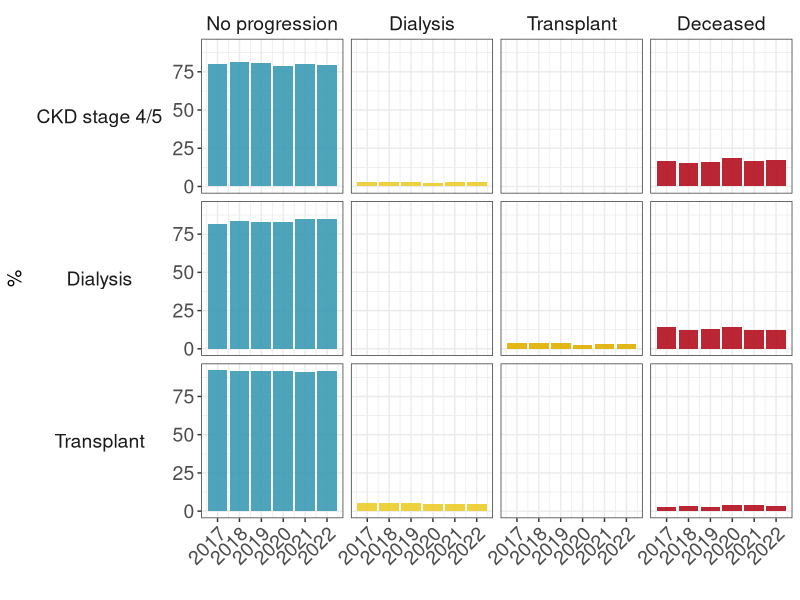
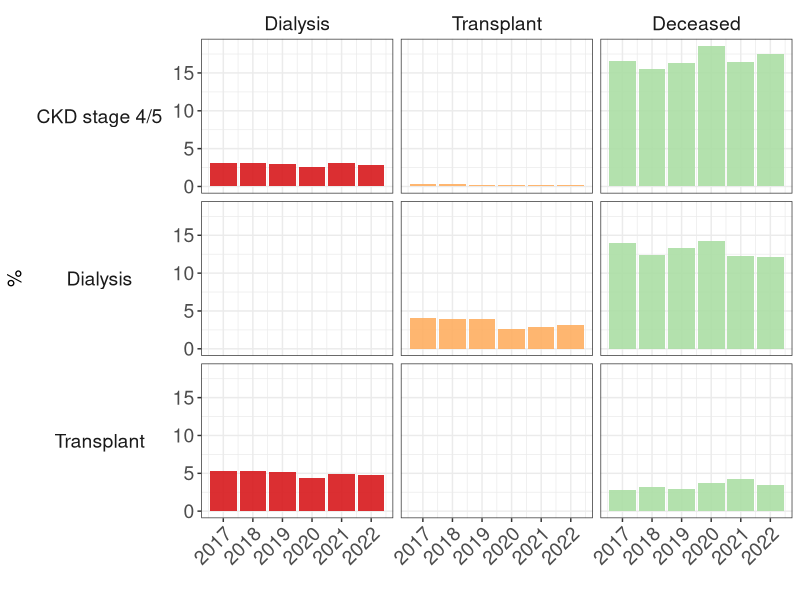
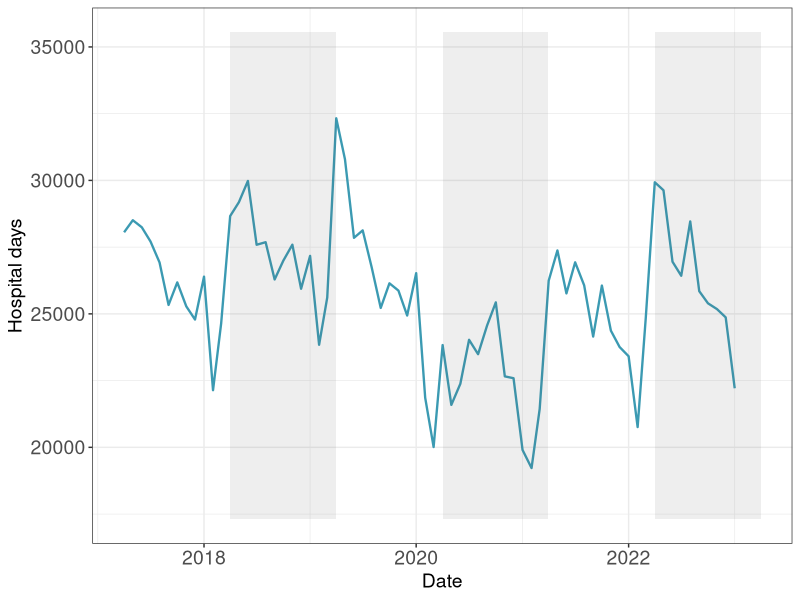
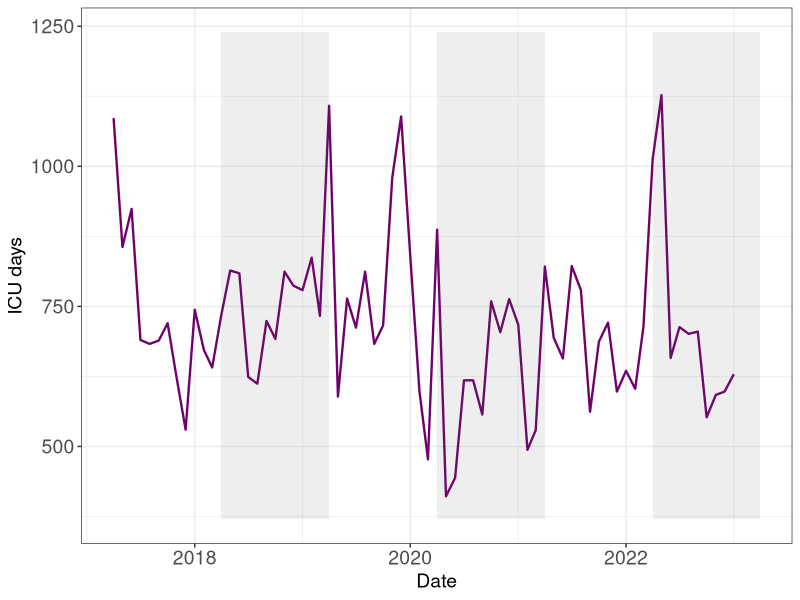
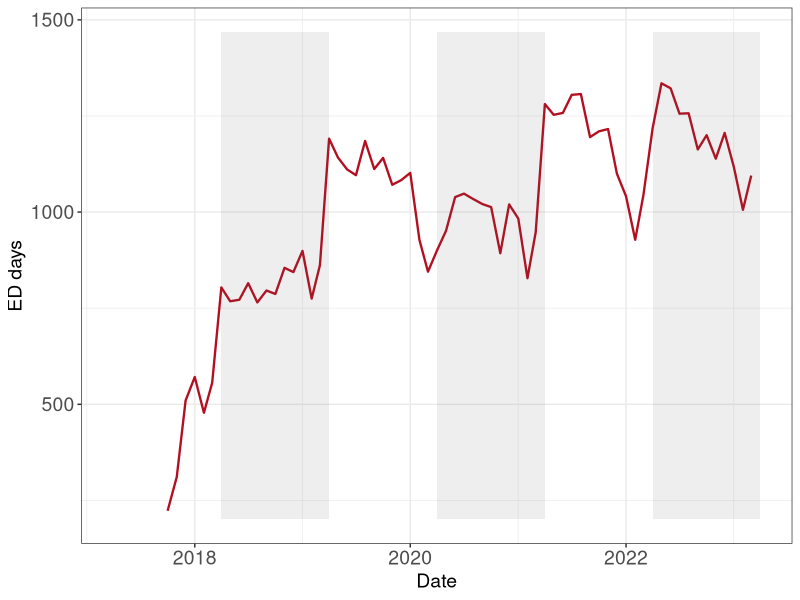
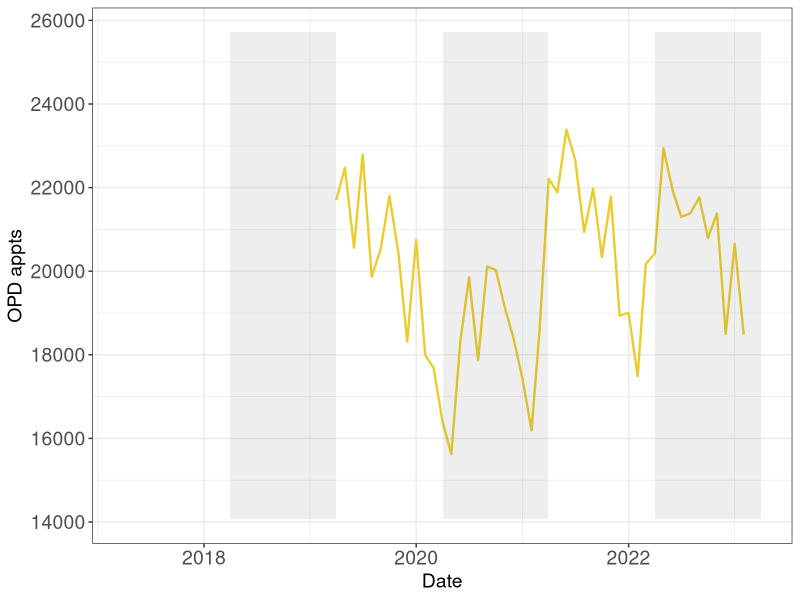
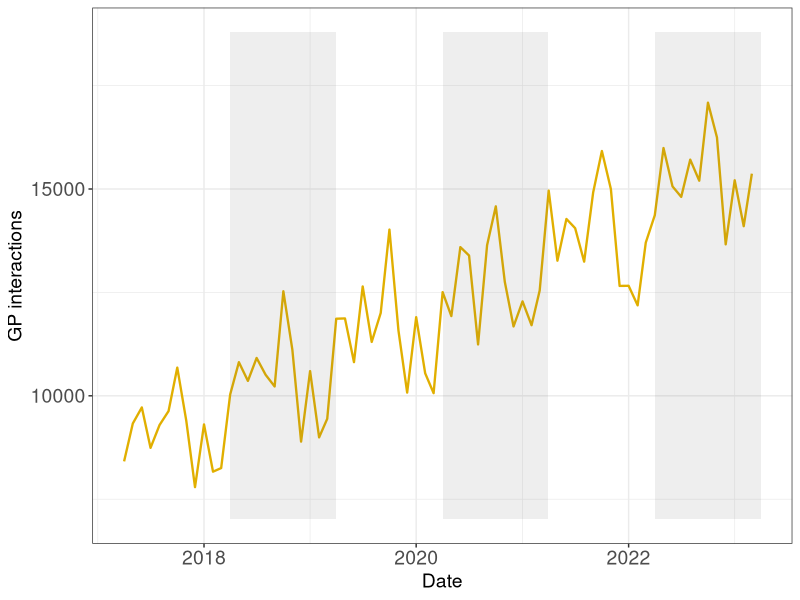
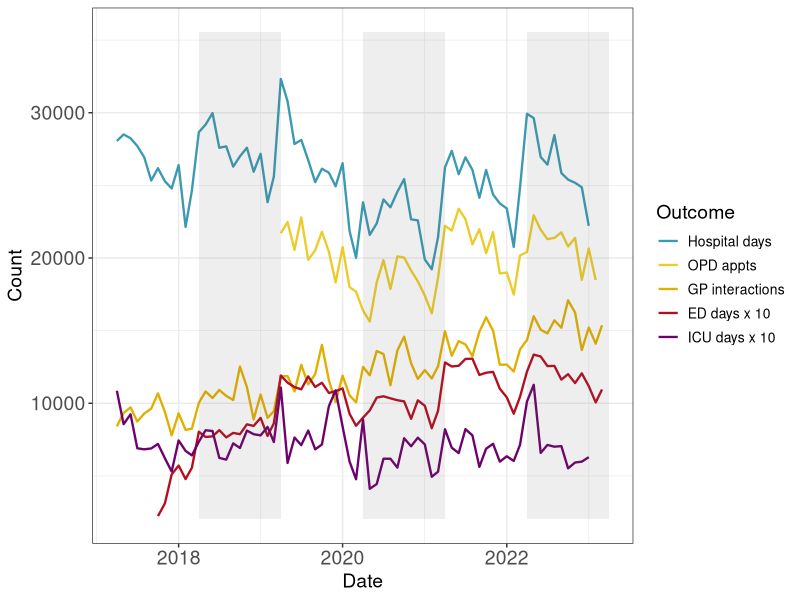

Generate these figures, in order, with R:
## ---- chunk 1
knitr::opts_chunk$set(echo = FALSE, warning = FALSE)

## Import libraries
library('tidyverse')
library('kableExtra')
library('cowplot')
library('scales')

# Read in data
setwd("C:/Users/viymah/Documents/GitHub/ckd-healthcare-use/analysis/ukka")
d = read.csv("ckd_progression_final.csv", fileEncoding="UTF-8-BOM")

# Pick out perecentages
d1 = subset(d, metric=="Percentage")

# Create stacked dataframe with 1 row per data point
d2 = rbind(
  d1 %>% mutate(count = count_2017, year = 2017),
  d1 %>% mutate(count = count_2018, year = 2018),
  d1 %>% mutate(count = count_2019, year = 2019),
  d1 %>% mutate(count = count_2020, year = 2020),
  d1 %>% mutate(count = count_2021, year = 2021),
  d1 %>% mutate(count = count_2022, year = 2022)
) %>%
  # select variables of interest
  select(start_status, end_status, count, year)

# Set factor levels for end status
d2$end_status = factor(d2$end_status, 
                       levels = c("No progression", "Dialysis", "Transplant", "Deceased"))
## ---- chunk 2
# Generate ggplot with year as x axis and % as y axis
ggplot(d2, aes(x = year, y = count, fill = end_status)) + 
   geom_bar(stat="identity", alpha=0.9) + 
   ylab("%") + xlab("") +
   # generate facets by starting status (vertical) and ending status (horizontal)
   # switch = "y" to put the strip text on left of plot
   facet_grid(start_status ~ end_status, switch = "y" ) +
   # set colours (a good resource for finding hex codes is here: https://colorbrewer2.org)
   scale_fill_manual(values = c("#3B9AB2", "#EBCC2A","#E1AF00","#B40F20")) +
   scale_x_continuous(breaks=seq(2017, 2022, by = 1)) +
   theme_bw() + 
   theme(legend.position = "none", 
         axis.text = element_text(size=14), 
         axis.title = element_text(size=14),
         strip.background = element_blank(),
         strip.placement = "outside",
         strip.text.y.left = element_text(angle = 0),
         strip.text = element_text(size=14),
         axis.text.x = element_text(angle=45, hjust = 1)
         )
## ---- chunk 3
palette = c("#d7191c","#fdae61","#abdda4","#2b83ba")
# Generate ggplot with year as x axis and % as y axis
ggplot(subset(d2, end_status!="No progression"), aes(x = year, y = count, fill = end_status)) + 
   geom_bar(stat="identity", alpha=0.9) + 
   ylab("%") + xlab("") +
   facet_grid(start_status ~ end_status, switch="y") +
   scale_fill_manual(values = palette) +
   scale_x_continuous(breaks=seq(2017, 2022, by = 1)) +
   theme_bw() + 
   theme(legend.position = "none", 
         axis.text = element_text(size=14), 
         axis.title = element_text(size=14),
         strip.placement = "outside",
         strip.text.y.left = element_text(angle = 0),
         strip.background = element_blank(),
         strip.text = element_text(size=14), 
         axis.text.x = element_text(angle=45, hjust = 1)
         )
## ---- chunk 4
# Read in data
d = read.csv("ckd_timeseries_final.csv")
d$Date = as.Date(d$Date, format="%d/%m/%Y")

# Create stacked dataframe with 1 row per data point
d1 = rbind(
  d %>% mutate(count = Hospital_days, outcome = "Hospital days"),
  d %>% mutate(count = ICU_days, outcome = "ICU days"),
  d %>% mutate(count = ED_days, outcome = "ED days"),
  d %>% mutate(count = OPD_appts, outcome = "OPD appts"),
  d %>% mutate(count = GP_interactions, outcome = "GP interactions")
) %>%
  # select variables of interest
  select(Date, count, outcome)
## ---- chunk 5
palette = c("#3B9AB2","#EBCC2A","#E1AF00","#B40F20", "#6e016b") # a few nice colours

# function to create a plot for a selected outcome
# by wrapping the plot code in a function, you can avoid lots of copying/pasting below

single_plot = function(plot_outcome, colour_hex="#E1AF00") {
  
  d2 = subset(d1, outcome==plot_outcome)
  plot_ymin = min(d2$count, na.rm=T)*0.9
  plot_ymax = max(d2$count, na.rm=T)*1.1
  ggplot(d2, aes(x = Date, y = count)) + 
     geom_line(colour = colour_hex, size=0.8) + 
     # Label y axis by first item in outcome variable
     ylab(d2$outcome[1]) +
     # Add shaded rectangles starting 1st April for every second year (to mark cohort initiation points)
     annotate("rect", xmin = as.Date("01/04/2018", format="%d/%m/%Y"), 
              xmax = as.Date("31/03/2019", format="%d/%m/%Y"), ymin = plot_ymin, ymax = plot_ymax, alpha = .1) +
     annotate("rect", xmin = as.Date("01/04/2020", format="%d/%m/%Y"), 
              xmax = as.Date("31/03/2021", format="%d/%m/%Y"), ymin = plot_ymin, ymax = plot_ymax, alpha = .1) +
     annotate("rect", xmin = as.Date("01/04/2022", format="%d/%m/%Y"), 
              xmax = as.Date("31/03/2023", format="%d/%m/%Y"), ymin = plot_ymin, ymax = plot_ymax, alpha = .1) +
     theme_bw() + ylim(plot_ymin,plot_ymax) +
     theme(legend.position = "none", 
           axis.text = element_text(size=14), 
           axis.title = element_text(size=14)
           )
}

single_plot(plot_outcome="Hospital days", colour_hex=palette[1])
## ---- chunk 6
single_plot(plot_outcome="ICU days", colour_hex=palette[5])
## ---- chunk 7
single_plot(plot_outcome="ED days", colour_hex=palette[4])
## ---- chunk 8
single_plot(plot_outcome="OPD appts", colour_hex=palette[2])
## ---- chunk 9
single_plot(plot_outcome="GP interactions", colour_hex=palette[3])
## ---- chunk 10
d2 = d1

# Scale ICU and ED days up by 10-fold to fit on same axis
d2$count[d2$outcome=="ICU days"] = d2$count[d2$outcome=="ICU days"]*10
d2$count[d2$outcome=="ED days"] = d2$count[d2$outcome=="ED days"]*10
d2$outcome[d2$outcome=="ICU days"] = "ICU days x 10"
d2$outcome[d2$outcome=="ED days"] = "ED days x 10"

# Set plot limits
plot_ymin = min(d2$count, na.rm=T)*0.9
plot_ymax = max(d2$count, na.rm=T)*1.1

# Set factor levels for outcome
d2$outcome = factor(d2$outcome, levels = c("Hospital days", "OPD appts", "GP interactions", "ED days x 10", "ICU days x 10"))

# Generate plot
ggplot(d2, aes(x = Date, y = count, colour=outcome)) + 
     geom_line(size=0.8) + ylab("Count") +
     annotate("rect", xmin = as.Date("01/04/2018", format="%d/%m/%Y"), 
              xmax = as.Date("31/03/2019", format="%d/%m/%Y"), ymin = plot_ymin, ymax = plot_ymax, alpha = .1) +
     annotate("rect", xmin = as.Date("01/04/2020", format="%d/%m/%Y"), 
              xmax = as.Date("31/03/2021", format="%d/%m/%Y"), ymin = plot_ymin, ymax = plot_ymax, alpha = .1) +
     annotate("rect", xmin = as.Date("01/04/2022", format="%d/%m/%Y"), 
              xmax = as.Date("31/03/2023", format="%d/%m/%Y"), ymin = plot_ymin, ymax = plot_ymax, alpha = .1) +
     theme_bw() + ylim(plot_ymin,plot_ymax) + labs(colour = "Outcome") +
     scale_colour_manual(values=palette) +
     theme(legend.position = "right", 
           axis.text = element_text(size=14), 
           axis.title = element_text(size=14),
           legend.title = element_text(size=14), 
           legend.text = element_text(size=10) 
           )
## ---- chunk 11
# Generate plot
ggplot(d2, aes(x = Date, y = count, colour=outcome)) + 
    facet_wrap(outcome~.) +
     geom_line(size=0.8) + ylab("Count") +
     annotate("rect", xmin = as.Date("01/04/2018", format="%d/%m/%Y"), 
              xmax = as.Date("31/03/2019", format="%d/%m/%Y"), ymin = plot_ymin, ymax = plot_ymax, alpha = .1) +
     annotate("rect", xmin = as.Date("01/04/2020", format="%d/%m/%Y"), 
              xmax = as.Date("31/03/2021", format="%d/%m/%Y"), ymin = plot_ymin, ymax = plot_ymax, alpha = .1) +
     annotate("rect", xmin = as.Date("01/04/2022", format="%d/%m/%Y"), 
              xmax = as.Date("31/03/2023", format="%d/%m/%Y"), ymin = plot_ymin, ymax = plot_ymax, alpha = .1) +
     theme_bw() + ylim(plot_ymin,plot_ymax) + labs(colour = "Outcome") +
      scale_colour_manual(values=palette) +
     theme(legend.position = "none", 
           strip.background = element_blank(),
           strip.placement = "outside",
           strip.text.y.left = element_text(angle = 0),
           strip.text = element_text(size=14),
           axis.text = element_text(size=14), 
           axis.title = element_text(size=14),
           legend.text = element_text(size=10) 
           )
## ---- chunk 12
# Read in data
d = read.csv("dialysis_transplant.csv", fileEncoding="UTF-8-BOM")
d$Date = as.Date(d$Date, format="%d/%m/%Y")

# Create stacked dataframe with 1 row per data point
d1 = rbind(
  d %>% mutate(count = Dialysis_OS, outcome = "Dialysis (OpenSAFELY)"),
  d %>% mutate(count = Transplant_OS, outcome = "Kidney transplants (OpenSAFELY)"),
  d %>% mutate(count = Dialysis_UKRR, outcome = "Dialysis (UK Renal Registry)"),
  d %>% mutate(count = Transplant_UKRR, outcome = "Kidney transplants (UK Renal Registry)")
) %>%
  # select variables of interest
  select(Date, count, outcome)
## ---- chunk 13
palette = c("#d7191c","#fdae61","#abdda4","#2b83ba")
d2 = d1

# Set plot limits
plot_ymin = min(0)
plot_ymax = max(d2$count, na.rm=T)*1.1

# Set factor levels for outcome
d2$outcome = factor(d2$outcome, levels = c("Dialysis (OpenSAFELY)", "Kidney transplants (OpenSAFELY)", "Dialysis (UK Renal Registry)", "Kidney transplants (UK Renal Registry)"))

# Generate plot
ggplot(d2, aes(x = Date, y = count, colour=outcome)) + 
     geom_line(size=0.8) + ylab("Number of prevalent patients") + xlab("Year") +
     annotate("rect", xmin = as.Date("01/04/2020", format="%d/%m/%Y"), 
     xmax = as.Date("01/04/2023", format="%d/%m/%Y"), ymin = plot_ymin, ymax = plot_ymax, alpha = .1) +
     theme_bw() + ylim(plot_ymin,plot_ymax) + labs(colour = "Modality (data source)") +
     scale_colour_manual(values=palette) +
     theme(legend.position = "right", 
           axis.text = element_text(size=14), 
           axis.title = element_text(size=14),
           legend.title = element_text(size=14), 
           legend.text = element_text(size=10) 
           )
## ---- chunk 14
palette = c("#d7191c","#fdae61","#abdda4","#2b83ba")
# Read in data
d = read.csv("access.csv", fileEncoding="UTF-8-BOM")
d$Date = as.Date(d$Date, format="%d/%m/%Y")

# Create stacked dataframe with 1 row per data point
d1 = rbind(
  d %>% mutate(count = avf, outcome = "AVF"),
  d %>% mutate(count = pd, outcome = "PD catheter")
) %>%
  # select variables of interest
  select(Date, count, outcome)
## ---- chunk 15
d2 = d1

# Set plot limits
plot_ymin = min(0)
plot_ymax = max(d2$count, na.rm=T)*1.1

# Set factor levels for outcome
d2$outcome = factor(d2$outcome, levels = c("AVF", "PD catheter"))

# Generate plot
ggplot(d2, aes(x = Date, y = count, colour=outcome)) + 
     geom_line(size=0.8) + ylab("Count") + xlab("Month") +
     theme_bw() + ylim(plot_ymin,plot_ymax) + labs(colour = "Access modality") +
     scale_colour_manual(values=palette) +
     theme(legend.position = "right", 
           axis.text = element_text(size=14), 
           axis.title = element_text(size=14),
           legend.title = element_text(size=14), 
           legend.text = element_text(size=10) 
           )
## ---- chunk 16
# Read in data
d = read.csv("ckd_timeseries_ukka.csv", fileEncoding="UTF-8-BOM")
d$Date = as.Date(d$Date, format="%d/%m/%Y")

# Create stacked dataframe with 1 row per data point
d1 = rbind(
  d %>% mutate(count = ED_days, outcome = "ED days"),
  d %>% mutate(count = OPD_appts, outcome = "OPD appts"),
  d %>% mutate(count = GP_interactions, outcome = "GP interactions")
) %>%
  # select variables of interest
  select(Date, count, outcome)
## ---- chunk 17
d2 = d1

# Set plot limits
plot_ymin = min(d2$count, na.rm=T)*0.9
plot_ymax = max(d2$count, na.rm=T)*1.1

# Set factor levels for outcome
d2$outcome = factor(d2$outcome, levels = c("OPD appts", "GP interactions", "ED days"))

# Generate plot
ggplot(d2, aes(x = Date, y = count, colour=outcome)) + 
     geom_line(size=0.8) + ylab("Count") +
     theme_bw() + ylim(plot_ymin,plot_ymax) + labs(colour = "Healthcare setting") +
     scale_colour_manual(values=palette) +
     theme(legend.position = "right", 
           axis.text = element_text(size=14), 
           axis.title = element_text(size=14),
           legend.title = element_text(size=14), 
           legend.text = element_text(size=10) 
           )
## ---- chunk 18
palette = c("#d7191c","#fdae61","#abdda4","#2b83ba")
# Read in data
d = read.csv("annual_healthcare_per_patient.csv", fileEncoding="UTF-8-BOM")
d$Date = as.Date(d$Date, format="%d/%m/%Y")

# Create stacked dataframe with 1 row per data point
d1 = rbind(
  d %>% mutate(count = ip, outcome = "Inpatient days"),
  d %>% mutate(count = ed, outcome = "ED presentations"),
  d %>% mutate(count = opd, outcome = "Outpatient appointments"),
  d %>% mutate(count = gp, outcome = "GP interactions")
) %>%
  # select variables of interest
  select(Date, count, outcome)

# Change date coding
d1$Date_factor = factor(d1$Date)
d1$Date_factor = recode_factor(d1$Date_factor, "2017-04-01" = "2016/17", "2018-04-01" = "2017/18", "2019-04-01" = "2018/19", "2020-04-01" = "2019/20", "2021-04-01" = "2020/21", "2022-04-01" = "2021/22") 

## ---- chunk 19
d2 = d1

# Set factor levels for outcome
d2$outcome = factor(d2$outcome, levels = c("Outpatient appointments", "GP interactions", "ED presentations", "Inpatient days"))

# Generate plot
ggplot(d2, aes(x = Date_factor, y = count, fill=outcome)) + 
    facet_grid(.~outcome) + xlab("") +
     geom_bar(stat="identity") + ylab("Count per patient") +
     theme_bw() + labs(colour = "Healthcare setting") +
     scale_fill_manual(values=palette) +
     theme(legend.position = "none", 
           strip.background = element_blank(),
           strip.placement = "outside",
           strip.text.y.left = element_text(angle = 0),
           strip.text = element_text(size=14),
           axis.text = element_text(size=14), 
           axis.text.x = element_text(size=14, angle = 45, hjust=1), 
           axis.title = element_text(size=14),
           legend.text = element_text(size=10) 
           )
